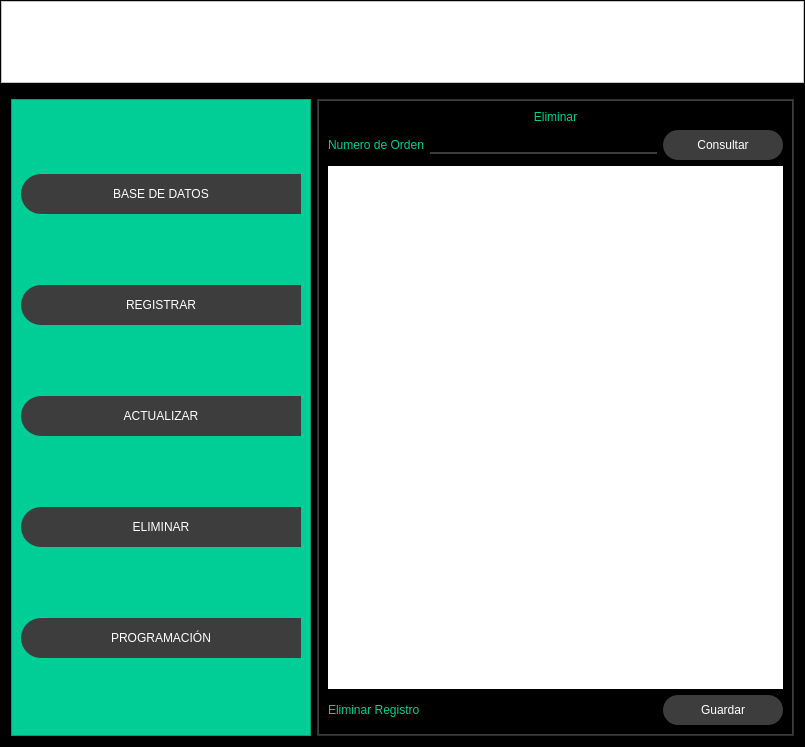
<?xml version="1.0" encoding="UTF-8"?>
<ui version="4.0">
 <class>MainWindow</class>
 <widget class="QMainWindow" name="MainWindow">
  <property name="geometry">
   <rect>
    <x>0</x>
    <y>0</y>
    <width>805</width>
    <height>747</height>
   </rect>
  </property>
  <property name="windowTitle">
   <string>MainWindow</string>
  </property>
  <widget class="QWidget" name="centralwidget">
   <layout class="QHBoxLayout" name="horizontalLayout_14">
    <property name="leftMargin">
     <number>0</number>
    </property>
    <property name="topMargin">
     <number>0</number>
    </property>
    <property name="rightMargin">
     <number>0</number>
    </property>
    <property name="bottomMargin">
     <number>0</number>
    </property>
    <item>
     <widget class="QFrame" name="frame">
      <property name="styleSheet">
       <string notr="true">background-color: rgb(0, 0, 0);</string>
      </property>
      <property name="frameShape">
       <enum>QFrame::StyledPanel</enum>
      </property>
      <property name="frameShadow">
       <enum>QFrame::Raised</enum>
      </property>
      <layout class="QVBoxLayout" name="verticalLayout_2" stretch="1,8">
       <property name="leftMargin">
        <number>0</number>
       </property>
       <property name="topMargin">
        <number>0</number>
       </property>
       <property name="rightMargin">
        <number>0</number>
       </property>
       <property name="bottomMargin">
        <number>0</number>
       </property>
       <item>
        <widget class="QFrame" name="frame_superior">
         <property name="minimumSize">
          <size>
           <width>0</width>
           <height>42</height>
          </size>
         </property>
         <property name="styleSheet">
          <string notr="true">QFrame{
	
	background-color: rgb(255, 255, 255);
}
QPushButton{
	background-color: #000000ff;
	border-radius:20px;
}
QPushButton:hover{
	background-color: rgb(61, 61, 61);
	border-radius:20px;
}
</string>
         </property>
         <property name="frameShape">
          <enum>QFrame::StyledPanel</enum>
         </property>
         <property name="frameShadow">
          <enum>QFrame::Raised</enum>
         </property>
         <layout class="QHBoxLayout" name="horizontalLayout">
          <item>
           <widget class="QPushButton" name="bt_menu">
            <property name="text">
             <string/>
            </property>
            <property name="icon">
             <iconset>
              <normaloff>menu.png</normaloff>menu.png</iconset>
            </property>
            <property name="iconSize">
             <size>
              <width>38</width>
              <height>38</height>
             </size>
            </property>
           </widget>
          </item>
          <item>
           <spacer name="horizontalSpacer">
            <property name="orientation">
             <enum>Qt::Horizontal</enum>
            </property>
            <property name="sizeHint" stdset="0">
             <size>
              <width>457</width>
              <height>20</height>
             </size>
            </property>
           </spacer>
          </item>
          <item>
           <widget class="QPushButton" name="bt_minimizar">
            <property name="text">
             <string/>
            </property>
            <property name="icon">
             <iconset>
              <normaloff>extender.png</normaloff>extender.png</iconset>
            </property>
            <property name="iconSize">
             <size>
              <width>38</width>
              <height>38</height>
             </size>
            </property>
           </widget>
          </item>
          <item>
           <widget class="QPushButton" name="bt_colapsar">
            <property name="text">
             <string/>
            </property>
            <property name="icon">
             <iconset>
              <normaloff>contraer.png</normaloff>contraer.png</iconset>
            </property>
            <property name="iconSize">
             <size>
              <width>38</width>
              <height>38</height>
             </size>
            </property>
           </widget>
          </item>
          <item>
           <widget class="QPushButton" name="bt_cerrar">
            <property name="text">
             <string/>
            </property>
            <property name="icon">
             <iconset>
              <normaloff>cerrar.png</normaloff>cerrar.png</iconset>
            </property>
            <property name="iconSize">
             <size>
              <width>38</width>
              <height>38</height>
             </size>
            </property>
           </widget>
          </item>
         </layout>
        </widget>
       </item>
       <item>
        <widget class="QFrame" name="frame_contenido">
         <property name="frameShape">
          <enum>QFrame::StyledPanel</enum>
         </property>
         <property name="frameShadow">
          <enum>QFrame::Raised</enum>
         </property>
         <layout class="QHBoxLayout" name="horizontalLayout_2">
          <item>
           <widget class="QFrame" name="frame_menu">
            <property name="minimumSize">
             <size>
              <width>300</width>
              <height>0</height>
             </size>
            </property>
            <property name="maximumSize">
             <size>
              <width>0</width>
              <height>16777215</height>
             </size>
            </property>
            <property name="styleSheet">
             <string notr="true">QFrame{
	
	background-color: rgb(0, 206, 151);
}
QPushButton{
	background-color: rgb(61, 61, 61);
	border-top-left-radius:20px;
	border-bottom-left-radius:20px;
	color: rgb(255, 255, 255);
	font: 77 10pt &quot;Arial Black&quot;;
}
QPushButton:hover{
	background-color:white;
	border-top-left-radius:20px;
	border-bottom-left-radius:20px;
	color: rgb(0,0,0);
	font: 77 10pt &quot;Arial Black&quot;;
}
</string>
            </property>
            <property name="frameShape">
             <enum>QFrame::StyledPanel</enum>
            </property>
            <property name="frameShadow">
             <enum>QFrame::Raised</enum>
            </property>
            <layout class="QVBoxLayout" name="verticalLayout_3">
             <item>
              <widget class="QPushButton" name="bt_database">
               <property name="minimumSize">
                <size>
                 <width>0</width>
                 <height>40</height>
                </size>
               </property>
               <property name="text">
                <string>BASE DE DATOS</string>
               </property>
               <property name="icon">
                <iconset>
                 <normaloff>base de datos.png</normaloff>base de datos.png</iconset>
               </property>
               <property name="iconSize">
                <size>
                 <width>30</width>
                 <height>30</height>
                </size>
               </property>
              </widget>
             </item>
             <item>
              <widget class="QPushButton" name="bt_registrar">
               <property name="minimumSize">
                <size>
                 <width>0</width>
                 <height>40</height>
                </size>
               </property>
               <property name="text">
                <string>REGISTRAR</string>
               </property>
               <property name="icon">
                <iconset>
                 <normaloff>filtro.png</normaloff>filtro.png</iconset>
               </property>
               <property name="iconSize">
                <size>
                 <width>30</width>
                 <height>30</height>
                </size>
               </property>
              </widget>
             </item>
             <item>
              <widget class="QPushButton" name="bt_actualizar">
               <property name="minimumSize">
                <size>
                 <width>0</width>
                 <height>40</height>
                </size>
               </property>
               <property name="text">
                <string>ACTUALIZAR</string>
               </property>
               <property name="icon">
                <iconset>
                 <normaloff>lapiz.png</normaloff>lapiz.png</iconset>
               </property>
               <property name="iconSize">
                <size>
                 <width>30</width>
                 <height>30</height>
                </size>
               </property>
              </widget>
             </item>
             <item>
              <widget class="QPushButton" name="bt_eliminar">
               <property name="minimumSize">
                <size>
                 <width>0</width>
                 <height>40</height>
                </size>
               </property>
               <property name="text">
                <string>ELIMINAR</string>
               </property>
               <property name="icon">
                <iconset>
                 <normaloff>settings.png</normaloff>settings.png</iconset>
               </property>
               <property name="iconSize">
                <size>
                 <width>30</width>
                 <height>30</height>
                </size>
               </property>
              </widget>
             </item>
             <item>
              <widget class="QPushButton" name="bt_program">
               <property name="minimumSize">
                <size>
                 <width>0</width>
                 <height>40</height>
                </size>
               </property>
               <property name="text">
                <string>PROGRAMACIÓN</string>
               </property>
               <property name="icon">
                <iconset>
                 <normaloff>descargar.png</normaloff>descargar.png</iconset>
               </property>
               <property name="iconSize">
                <size>
                 <width>30</width>
                 <height>30</height>
                </size>
               </property>
              </widget>
             </item>
            </layout>
           </widget>
          </item>
          <item>
           <widget class="QFrame" name="frame_paginas">
            <property name="styleSheet">
             <string notr="true">QFrame{
	
	background-color: rgb(61, 61, 61);
}
QLabel{
	font: 87 14pt &quot;Arial Black&quot;;
	background-color:#000000ff;
	color: rgb(0, 206, 151);
	border:0px solid #14C8DC;
}
QLineEdit{
	border:0px;
	color: rgb(255, 255, 255);
	border-bottom:2px solid  rgb(61, 61, 61);
	font: 75 14pt &quot;Times New Roman&quot;;
	
}
QPushButton{
	background-color: rgb(61, 61, 61);
	border-radius:15px;
	color: rgb(255, 255, 255);
	font: 77 10pt &quot;Arial Black&quot;;
}

QPushButton:hover{
	background-color:rgb(0, 206, 151);
	border-radius:15px;
	color: rgb(0,0,0);
	font: 77 10pt &quot;Arial Black&quot;;
}

QTableWidget{
	background-color:rgb(255, 255, 255);
	color: rgb(0,0,0);
	gridline-color: rgb(0, 206, 151);
	border:0px;
	color: rgb(255, 255, 255);
	font-size: 12pt;
	color: #000000;
}
QHeaderView::section{
	background-color:rgb(0, 206, 151);
	border:1px solid rgb(0,0,0);
	font-size:12pt;
}
QTableWidgetQTableCornerButton::section{
	background-color:rgb(0,0,0);
	border:1px solid rgb(0, 206, 151);
}
</string>
            </property>
            <property name="frameShape">
             <enum>QFrame::StyledPanel</enum>
            </property>
            <property name="frameShadow">
             <enum>QFrame::Raised</enum>
            </property>
            <layout class="QVBoxLayout" name="verticalLayout_4">
             <property name="spacing">
              <number>0</number>
             </property>
             <property name="leftMargin">
              <number>1</number>
             </property>
             <property name="topMargin">
              <number>1</number>
             </property>
             <property name="rightMargin">
              <number>1</number>
             </property>
             <property name="bottomMargin">
              <number>1</number>
             </property>
             <item>
              <widget class="QStackedWidget" name="stackedWidget">
               <widget class="QWidget" name="page_eliminar">
                <layout class="QVBoxLayout" name="verticalLayout">
                 <item>
                  <widget class="QLabel" name="label_4">
                   <property name="text">
                    <string>Eliminar</string>
                   </property>
                   <property name="alignment">
                    <set>Qt::AlignCenter</set>
                   </property>
                  </widget>
                 </item>
                 <item>
                  <layout class="QHBoxLayout" name="horizontalLayout_10">
                   <item>
                    <widget class="QLabel" name="label_17">
                     <property name="text">
                      <string>Numero de Orden</string>
                     </property>
                    </widget>
                   </item>
                   <item>
                    <widget class="QLineEdit" name="lineEdit_12"/>
                   </item>
                   <item>
                    <widget class="QPushButton" name="bt_pgElim_consul">
                     <property name="minimumSize">
                      <size>
                       <width>120</width>
                       <height>30</height>
                      </size>
                     </property>
                     <property name="text">
                      <string>Consultar</string>
                     </property>
                    </widget>
                   </item>
                  </layout>
                 </item>
                 <item>
                  <widget class="QTableWidget" name="tabla_OT_pgElim"/>
                 </item>
                 <item>
                  <layout class="QHBoxLayout" name="horizontalLayout_6">
                   <item>
                    <widget class="QLabel" name="label_23">
                     <property name="text">
                      <string>Eliminar Registro</string>
                     </property>
                    </widget>
                   </item>
                   <item>
                    <spacer name="horizontalSpacer_7">
                     <property name="orientation">
                      <enum>Qt::Horizontal</enum>
                     </property>
                     <property name="sizeHint" stdset="0">
                      <size>
                       <width>40</width>
                       <height>20</height>
                      </size>
                     </property>
                    </spacer>
                   </item>
                   <item>
                    <widget class="QPushButton" name="bt_pgElim_save">
                     <property name="minimumSize">
                      <size>
                       <width>120</width>
                       <height>30</height>
                      </size>
                     </property>
                     <property name="text">
                      <string>Guardar</string>
                     </property>
                    </widget>
                   </item>
                  </layout>
                 </item>
                </layout>
               </widget>
               <widget class="QWidget" name="page_actualizar">
                <layout class="QVBoxLayout" name="verticalLayout_11">
                 <item>
                  <widget class="QLabel" name="label_16">
                   <property name="text">
                    <string>Actualizar</string>
                   </property>
                   <property name="alignment">
                    <set>Qt::AlignCenter</set>
                   </property>
                  </widget>
                 </item>
                 <item>
                  <layout class="QHBoxLayout" name="horizontalLayout_9">
                   <item>
                    <widget class="QLabel" name="label_15">
                     <property name="text">
                      <string>Numero de Orden</string>
                     </property>
                    </widget>
                   </item>
                   <item>
                    <widget class="QLineEdit" name="txb_pgAct_NOrd"/>
                   </item>
                   <item>
                    <widget class="QPushButton" name="bt_pgAct_consul">
                     <property name="minimumSize">
                      <size>
                       <width>120</width>
                       <height>30</height>
                      </size>
                     </property>
                     <property name="text">
                      <string>CONSULTAR</string>
                     </property>
                    </widget>
                   </item>
                  </layout>
                 </item>
                 <item>
                  <spacer name="verticalSpacer_3">
                   <property name="orientation">
                    <enum>Qt::Vertical</enum>
                   </property>
                   <property name="sizeType">
                    <enum>QSizePolicy::Minimum</enum>
                   </property>
                   <property name="sizeHint" stdset="0">
                    <size>
                     <width>20</width>
                     <height>20</height>
                    </size>
                   </property>
                  </spacer>
                 </item>
                 <item>
                  <layout class="QHBoxLayout" name="horizontalLayout_7">
                   <item>
                    <layout class="QVBoxLayout" name="verticalLayout_9">
                     <item>
                      <widget class="QLabel" name="label_9">
                       <property name="text">
                        <string>Placa</string>
                       </property>
                      </widget>
                     </item>
                     <item>
                      <widget class="QLabel" name="label_10">
                       <property name="text">
                        <string>Fecha</string>
                       </property>
                      </widget>
                     </item>
                     <item>
                      <widget class="QLabel" name="label_11">
                       <property name="text">
                        <string>Kilometraje</string>
                       </property>
                      </widget>
                     </item>
                     <item>
                      <widget class="QLabel" name="label_12">
                       <property name="text">
                        <string>Trabajo</string>
                       </property>
                      </widget>
                     </item>
                     <item>
                      <widget class="QLabel" name="label_13">
                       <property name="text">
                        <string>Repuestos</string>
                       </property>
                      </widget>
                     </item>
                    </layout>
                   </item>
                   <item>
                    <layout class="QVBoxLayout" name="verticalLayout_10">
                     <item>
                      <widget class="QLineEdit" name="txb_pgAct_plac"/>
                     </item>
                     <item>
                      <widget class="QLineEdit" name="txb_pgAct_fech"/>
                     </item>
                     <item>
                      <widget class="QLineEdit" name="txb_pgAct_km"/>
                     </item>
                     <item>
                      <widget class="QLineEdit" name="txb_pgAct_trab"/>
                     </item>
                     <item>
                      <widget class="QLineEdit" name="txb_pgAct_rep"/>
                     </item>
                    </layout>
                   </item>
                   <item>
                    <spacer name="horizontalSpacer_6">
                     <property name="orientation">
                      <enum>Qt::Horizontal</enum>
                     </property>
                     <property name="sizeType">
                      <enum>QSizePolicy::Minimum</enum>
                     </property>
                     <property name="sizeHint" stdset="0">
                      <size>
                       <width>20</width>
                       <height>20</height>
                      </size>
                     </property>
                    </spacer>
                   </item>
                  </layout>
                 </item>
                 <item>
                  <spacer name="verticalSpacer_4">
                   <property name="orientation">
                    <enum>Qt::Vertical</enum>
                   </property>
                   <property name="sizeType">
                    <enum>QSizePolicy::Minimum</enum>
                   </property>
                   <property name="sizeHint" stdset="0">
                    <size>
                     <width>20</width>
                     <height>40</height>
                    </size>
                   </property>
                  </spacer>
                 </item>
                 <item>
                  <layout class="QHBoxLayout" name="horizontalLayout_8">
                   <item>
                    <widget class="QLabel" name="label_14">
                     <property name="text">
                      <string>Guardar Cambios</string>
                     </property>
                    </widget>
                   </item>
                   <item>
                    <spacer name="horizontalSpacer_5">
                     <property name="orientation">
                      <enum>Qt::Horizontal</enum>
                     </property>
                     <property name="sizeHint" stdset="0">
                      <size>
                       <width>40</width>
                       <height>20</height>
                      </size>
                     </property>
                    </spacer>
                   </item>
                   <item>
                    <widget class="QPushButton" name="bt_pgAct_save">
                     <property name="minimumSize">
                      <size>
                       <width>120</width>
                       <height>30</height>
                      </size>
                     </property>
                     <property name="text">
                      <string>Actualizar</string>
                     </property>
                    </widget>
                   </item>
                  </layout>
                 </item>
                </layout>
               </widget>
               <widget class="QWidget" name="page_registrar">
                <layout class="QVBoxLayout" name="verticalLayout_8">
                 <item>
                  <widget class="QLabel" name="label_7">
                   <property name="font">
                    <font>
                     <family>Arial Black</family>
                     <pointsize>16</pointsize>
                     <weight>10</weight>
                     <italic>false</italic>
                     <bold>false</bold>
                    </font>
                   </property>
                   <property name="styleSheet">
                    <string notr="true">font: 87 16pt &quot;Arial Black&quot;;</string>
                   </property>
                   <property name="text">
                    <string>Registro de mantenimientos</string>
                   </property>
                   <property name="alignment">
                    <set>Qt::AlignCenter</set>
                   </property>
                  </widget>
                 </item>
                 <item>
                  <spacer name="verticalSpacer_2">
                   <property name="orientation">
                    <enum>Qt::Vertical</enum>
                   </property>
                   <property name="sizeHint" stdset="0">
                    <size>
                     <width>20</width>
                     <height>40</height>
                    </size>
                   </property>
                  </spacer>
                 </item>
                 <item>
                  <layout class="QHBoxLayout" name="horizontalLayout_4">
                   <property name="spacing">
                    <number>30</number>
                   </property>
                   <item>
                    <layout class="QVBoxLayout" name="verticalLayout_6">
                     <item>
                      <widget class="QLabel" name="label_2">
                       <property name="text">
                        <string>Codigo</string>
                       </property>
                      </widget>
                     </item>
                     <item>
                      <widget class="QLabel" name="label_6">
                       <property name="text">
                        <string>Fecha</string>
                       </property>
                      </widget>
                     </item>
                     <item>
                      <widget class="QLabel" name="label_5">
                       <property name="text">
                        <string>Kilometraje</string>
                       </property>
                      </widget>
                     </item>
                     <item>
                      <widget class="QLabel" name="label_1">
                       <property name="text">
                        <string>Trabajo</string>
                       </property>
                      </widget>
                     </item>
                     <item>
                      <widget class="QLabel" name="label_3">
                       <property name="text">
                        <string>Repuestos</string>
                       </property>
                      </widget>
                     </item>
                    </layout>
                   </item>
                   <item>
                    <layout class="QVBoxLayout" name="verticalLayout_7">
                     <property name="spacing">
                      <number>8</number>
                     </property>
                     <item>
                      <widget class="QLineEdit" name="txb_pgReg_cod">
                       <property name="minimumSize">
                        <size>
                         <width>40</width>
                         <height>30</height>
                        </size>
                       </property>
                      </widget>
                     </item>
                     <item>
                      <widget class="QLineEdit" name="txb_pgReg_fech">
                       <property name="minimumSize">
                        <size>
                         <width>40</width>
                         <height>30</height>
                        </size>
                       </property>
                      </widget>
                     </item>
                     <item>
                      <widget class="QLineEdit" name="txb_pgReg_km">
                       <property name="minimumSize">
                        <size>
                         <width>40</width>
                         <height>30</height>
                        </size>
                       </property>
                      </widget>
                     </item>
                     <item>
                      <widget class="QLineEdit" name="txb_pgReg_trab">
                       <property name="minimumSize">
                        <size>
                         <width>40</width>
                         <height>30</height>
                        </size>
                       </property>
                      </widget>
                     </item>
                     <item>
                      <widget class="QLineEdit" name="txb_pgReg_rep">
                       <property name="minimumSize">
                        <size>
                         <width>40</width>
                         <height>30</height>
                        </size>
                       </property>
                      </widget>
                     </item>
                    </layout>
                   </item>
                   <item>
                    <spacer name="horizontalSpacer_4">
                     <property name="orientation">
                      <enum>Qt::Horizontal</enum>
                     </property>
                     <property name="sizeHint" stdset="0">
                      <size>
                       <width>40</width>
                       <height>20</height>
                      </size>
                     </property>
                    </spacer>
                   </item>
                  </layout>
                 </item>
                 <item>
                  <spacer name="verticalSpacer">
                   <property name="orientation">
                    <enum>Qt::Vertical</enum>
                   </property>
                   <property name="sizeHint" stdset="0">
                    <size>
                     <width>20</width>
                     <height>40</height>
                    </size>
                   </property>
                  </spacer>
                 </item>
                 <item>
                  <layout class="QHBoxLayout" name="horizontalLayout_5">
                   <item>
                    <widget class="QLabel" name="label_8">
                     <property name="text">
                      <string>TextLabel</string>
                     </property>
                    </widget>
                   </item>
                   <item>
                    <spacer name="horizontalSpacer_3">
                     <property name="orientation">
                      <enum>Qt::Horizontal</enum>
                     </property>
                     <property name="sizeHint" stdset="0">
                      <size>
                       <width>40</width>
                       <height>20</height>
                      </size>
                     </property>
                    </spacer>
                   </item>
                   <item>
                    <widget class="QPushButton" name="bt_pgReg_save">
                     <property name="text">
                      <string>GUARDAR</string>
                     </property>
                    </widget>
                   </item>
                  </layout>
                 </item>
                </layout>
               </widget>
               <widget class="QWidget" name="page_program"/>
               <widget class="QWidget" name="page_base_datos">
                <layout class="QVBoxLayout" name="verticalLayout_5">
                 <item>
                  <widget class="QLabel" name="label">
                   <property name="text">
                    <string>Ordenes de Trabajo</string>
                   </property>
                   <property name="alignment">
                    <set>Qt::AlignCenter</set>
                   </property>
                  </widget>
                 </item>
                 <item>
                  <widget class="QTableWidget" name="tabla_OT_pgBD">
                   <column>
                    <property name="text">
                     <string>Placa</string>
                    </property>
                   </column>
                   <column>
                    <property name="text">
                     <string>Fecha</string>
                    </property>
                   </column>
                   <column>
                    <property name="text">
                     <string>Kilometraje</string>
                    </property>
                   </column>
                   <column>
                    <property name="text">
                     <string>Trabajo</string>
                    </property>
                   </column>
                   <column>
                    <property name="text">
                     <string>Repuesto</string>
                    </property>
                   </column>
                  </widget>
                 </item>
                 <item>
                  <layout class="QHBoxLayout" name="horizontalLayout_3">
                   <item>
                    <widget class="QLabel" name="label_18">
                     <property name="text">
                      <string>Actualizar</string>
                     </property>
                    </widget>
                   </item>
                   <item>
                    <spacer name="horizontalSpacer_2">
                     <property name="orientation">
                      <enum>Qt::Horizontal</enum>
                     </property>
                     <property name="sizeHint" stdset="0">
                      <size>
                       <width>40</width>
                       <height>20</height>
                      </size>
                     </property>
                    </spacer>
                   </item>
                   <item>
                    <widget class="QPushButton" name="bt_pgBD_refrescar">
                     <property name="minimumSize">
                      <size>
                       <width>120</width>
                       <height>30</height>
                      </size>
                     </property>
                     <property name="text">
                      <string>REFRESCAR</string>
                     </property>
                    </widget>
                   </item>
                  </layout>
                 </item>
                </layout>
               </widget>
              </widget>
             </item>
            </layout>
           </widget>
          </item>
         </layout>
        </widget>
       </item>
      </layout>
     </widget>
    </item>
   </layout>
  </widget>
 </widget>
 <resources/>
 <connections/>
</ui>
